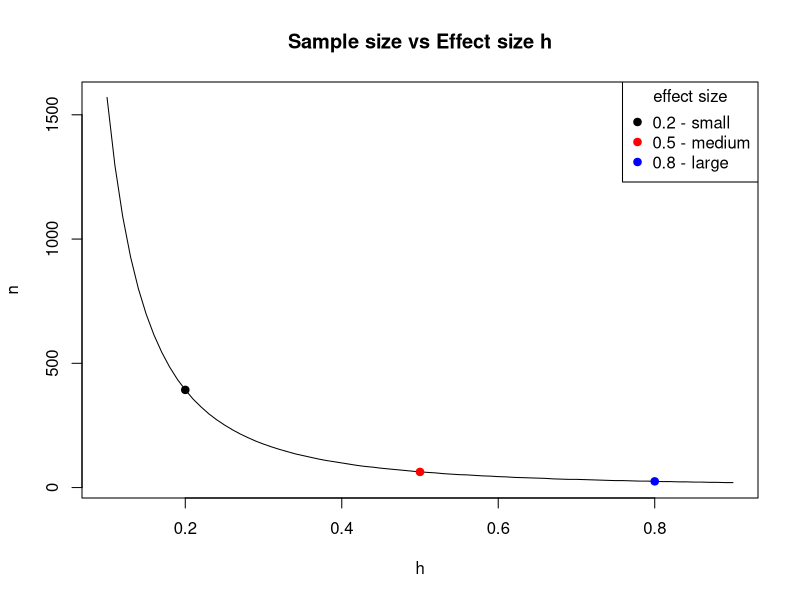
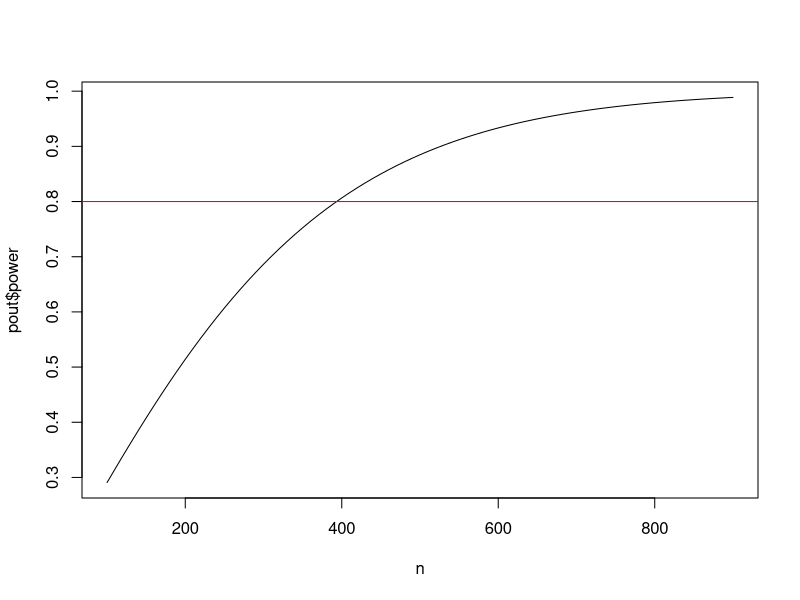
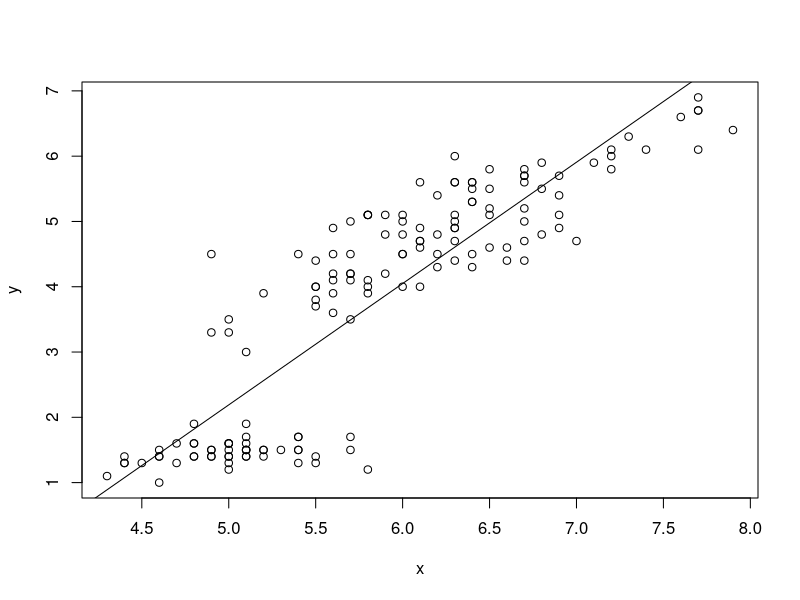
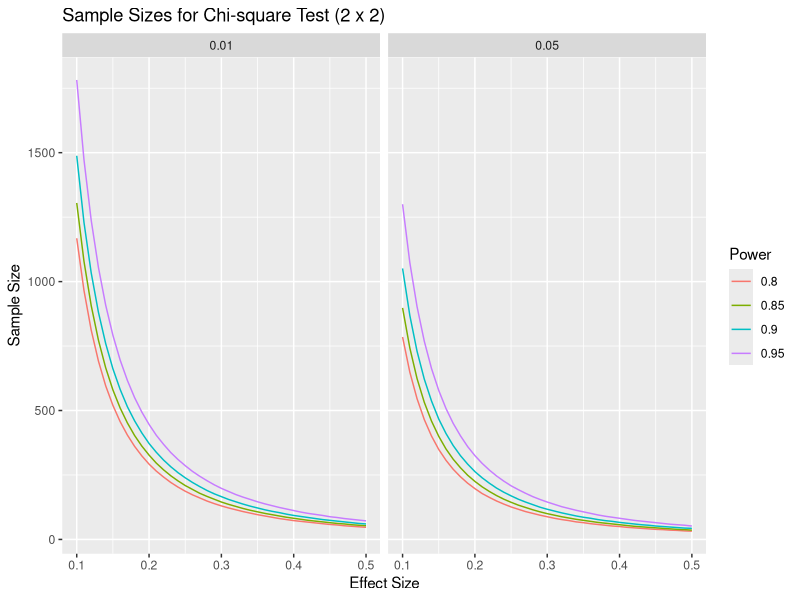

These charts were generated, in order, by the following R code:
# Clay Ford
# Power and Sample Size Analysis
# Spring 2016
# UVa StatLab

# Power and sample size calculations for various statistical tests using the
# "pwr" package and a few built-in R functions


# install.packages("pwr")
library(pwr)


# pwr.p.test --------------------------------------------------------------

# one-sample test for proportions  (ES=h) 

# When we want to test if a proportion is equal to some hypothesized value 
# versus a null value, such as random chance, or 0.5. Notice it requires an
# effect size expressed as "h". Use the ES.h() function for this.

# This applies to our name tag example. Say we think people place name tags on 
# the left side of their chest 65% percent of the time versus random chance
# (50%). What sample size do we need to show this assuming a significance level
# (Type I error) of 0.05 and a desired power of 0.80?

# The effect size is .65 - .50 = .15. But notice that .16 - .01 = .15 as well. 
# The absolute differences are equal but notice their ratios:

0.65/0.50
0.16/0.01

# A difference of 0.16 and 0.01 is more dramatic than 0.65 and 0.50. Because of 
# this the difference 0.65 vs. 0.50 requires a larger sample size. Hence the
# need to calculate an effect size that reflects this. Using ES.h()

ES.h(p1 = 0.65, p2 = 0.50)
ES.h(p1 = 0.16, p2 = 0.01) # larger effect size

# NOTE: the effect size is calculated using an arcsine transformation. Also, the
# "h" effect size ranges (practically) from about 0.05 to 2.7 in absolute value.

# In this particular statistical test, we want the p1 = alternative and p2 =
# Null: ES.h(p1 = 0.65, p2 = 0.50)

# How many people do I need to sample to reject the null of random chance (0.50)
# if the true proportion is 0.65, with 80% power and 0.05 significance?
h <- ES.h(p1 = 0.65, p2 = 0.50)
pwr.p.test(h = h, sig.level = 0.05, power = 0.80)

# About 85 people; always round up.

# The previous example assumed a two-sided test: Null = 0.5, Alt != 0.5. However
# our hypothesis is that the proportion is GREATER than 0.5, so we should modify
# our calculations to be one-sided. Our test is more powerful if we're willing
# to believe the alternative is "greater" than .50. Set alternative = "greater"
pwr.p.test(h = h, sig.level = 0.05, power = 0.80, alternative = "greater")

# Notice we need fewer people. 

# Say we think people place name tags on the left 75% percent of the time
# instead of 50%. What is the power of our test if we survey 30 people provided 
# we accept a significance level of 0.05? (Notice we can use the ES.h() function
# in pwr.p.test)
pwr.p.test(h = ES.h(p1 = 0.75, p2 = 0.50), n = 30, sig.level = 0.05)

# Again, notice the default is a "two.sided" test. This means we're simply
# testing that the alternative proportion is not 0.5. It could be lower or
# higher. Assuming "greater" increases the power:
pwr.p.test(h = ES.h(p1 = 0.75, p2 = 0.50), n = 30, sig.level = 0.05, 
           alternative = "greater")

# Equivalently we can think of one proportion being "less" than some value, say
# 0.25 versus random chance. Notice the effect is negative and resulting power is
# the same:
pwr.p.test(h = ES.h(p1 = 0.25, p2 = 0.50), n = 30, sig.level = 0.05, 
           alternative = "less")

# NOTE: Usually recommended to stick with the two-sided alternative.


# YOUR TURN!
# Say we think people place name tags on the left 70% percent of the time instead
# of 50%. What sample size do we need to show this assuming a significance level
# of 0.01, a desired power of 0.90, and a one-sided "greater" alternative?


# pwr.2p.test -------------------------------------------------------------

# two-sample test for proportions (ES=h) 

# We want to test if two proportions are equal. To use this function, we once 
# again need to calculate effect size using ES.h(). Or as we'll see, we can use
# the base R function, power.prop.test.

# EXAMPLE: Let's say I randomly sample male and female UVa undergrad students 
# and ask them if they consume alcohol at least once a week. My null hypothesis 
# is no difference in the proportion that answer yes. My alternative hypothesis 
# is that there is a difference. (two-sided; one gender has higher proportion, I
# don't know which.) I'd like to detect a difference as small as 5%. How many 
# students do I need to sample in each group if we want 80% power and a
# significance level of 0.05?

# Recall effect size depends on the two proportions we compare:
ES.h(p1 = 0.55, p2 = 0.50)
ES.h(p1 = 0.35, p2 = 0.30)
ES.h(p1 = 0.15, p2 = 0.10)

# 55% vs. 50%
pwr.2p.test(h = ES.h(p1 = 0.55, p2 = 0.50), sig.level = 0.05, power = .80)
# 35% vs. 30%
pwr.2p.test(h = ES.h(p1 = 0.35, p2 = 0.30), sig.level = 0.05, power = .80)
# 15% vs. 10%
pwr.2p.test(h = ES.h(p1 = 0.15, p2 = 0.10), sig.level = 0.05, power = .80)

# Sample size is per group. Always round sample size up.

# Base R has a function called power.prop.test that allows you to use the raw
# proportions in the function.
power.prop.test(p1 = 0.55, p2 = 0.50, sig.level = 0.05, power = .80)
power.prop.test(p1 = 0.35, p2 = 0.30, sig.level = 0.05, power = .80)
power.prop.test(p1 = 0.15, p2 = 0.10, sig.level = 0.05, power = .80)

# Notice the results are slightly different. It calculates effect size
# differently.

# If we don't have any preconceived estimates of proportions or don't feel
# comfortable making estimates, we can use a conventional effect size:
cohen.ES(test = "p", size = "small") # 0.2
cohen.ES(test = "p", size = "medium") # 0.5
cohen.ES(test = "p", size = "large") # 0.8


# Sample sizes for the conventional effects:
pwr.2p.test(h = 0.2, sig.level = 0.05, power = .80)
pwr.2p.test(h = 0.5, sig.level = 0.05, power = .80)
pwr.2p.test(h = 0.8, sig.level = 0.05, power = .80)

# Let's see how effect size affects sample size. The results of the pwr
# functions can be saved:
pout <- pwr.2p.test(h = 0.2, power = 0.80, sig.level = 0.05)
# Then various parts can be extracted:
str(pout)
pout$n
ceiling(pout$n) # round up

# We can also do this directly as follows:
ceiling(pwr.2p.test(h = 0.2, power = 0.80, sig.level = 0.05)$n)

# comparing effect size to sample size to help us get a feel for their
# relationship:

# generate a sequence of effect sizes
h <- seq(0.1, 0.9, 0.01)

# "apply" the pwr.p.test function to the effect sizes
n <- sapply(h, function(x)ceiling(pwr.2p.test(h = x, power = 0.80)$n))

# plot sample size vs. effect size
plot(h, n, type="l", main="Sample size vs Effect size h")

# add points representing "conventional" effect sizes
points(x = c(0.2,0.5,0.8), y = n[h %in% c(0.2,0.5,0.8)], 
       pch=19, cex=1, col=c("black","red","blue"))
legend("topright", legend = c("0.2 - small","0.5 - medium","0.8 - large"), 
       col = c("black","red","blue"), 
       pch = 19, title = "effect size")

# As we go below 0.2, the sample size takes off!

# What sample size do I need to detect effects of 0.2 and 0.1 with 80% power?
pwr.2p.test(h = 0.2, sig.level = 0.05, power = 0.8)
pwr.2p.test(h = 0.1, sig.level = 0.05, power = 0.8)

# YOUR TURN! Let's say we're only able to randomly sample 80 students (40 per 
# group). What's the power of our two-sided test test if we assume a small
# effect size of 0.2 and we set significance level to 0.05?



# pwr.2p2n.test -----------------------------------------------------------

# two-sample test for proportions, unequal sample sizes (ES=h) 

# This function allows us to calculate power when we have unequal sample sizes. 
# We can also use it to find a sample size for one group when we already know
# the size of the other. It has two "n" arguments: n1 and n2

# Let's return to our undergraduate survey of alcohol consumption. It turns out 
# we were able to survey 543 males and 675 females. What's the power of our
# test?

# I honestly have no idea if there would be a difference, or if there was, how
# big that difference would be. I also have no idea about what the proportions
# would be. In this case we could use a "conventional" effect size. (Small,
# Medium, or Large)

# Let's say we're interested in being able to detect a "small" effect size.

cohen.ES(test = "p", size = "small") # 0.2

# So instead of using ES.h() with guesses at p1 and p2, I can just use the
# effect size 0.2.
pwr.2p2n.test(h = 0.2, n1 = 543, n2 = 675, sig.level = 0.05)

# Let's say I previously surveyed 763 female undergraduates and found that p%
# said they consumed alcohol once a week. I'd like to survey some males and see
# if a significantly different proportion respond yes. How many do I need to
# sample to detect a small effect size in either direction with 80% power and a 
# significance level of 0.05?

pwr.2p2n.test(h = 0.2, n1 = 763, power = 0.8, sig.level = 0.05)
# or specify n2; it doesn't matter



# pwr.t.test --------------------------------------------------------------

# one sample and two sample t tests for means (ES=d) 

# The effect size d is simply the difference in population means divided by the 
# standard deviation of either population (since they are assumed equal). Now we
# have to make a guess at the standard deviation!

# There is no function for effect size d. We have to calculate this ourselves.

# d = mean1 - mean2 / sd

# The cohen.ES function can return small, medium and large d values, which are
# 0.2, 0.5 and 0.8:
cohen.ES(test = "t", size = "small")
cohen.ES(test = "t", size = "medium")
cohen.ES(test = "t", size = "large")

# Two-sample t test

# EXAMPLE: I'm interested to know if there is a difference in the mean price of 
# what male and female students pay at the library coffee shop. Let's say I 
# randomly observe 30 male and 30 female students check out from the coffee shop
# and note their total purchase price. How powerful is this experiment if I want
# to detect a "medium" effect in either direction?

pwr.t.test(n = 30, d = 0.5, sig.level = 0.05) # n is per group

# How many do I need to observe for a test with 80% power?
pwr.t.test(d = 0.5, power = 0.80, sig.level = 0.05)

# What about a large effect?
pwr.t.test(n = 30, d = 0.8, sig.level = 0.05) # n is per group
pwr.t.test(d = 0.8, power = 0.8, sig.level = 0.05) 


# The default alternative is "two.sided". That is, we're looking for an effect 
# in either direction. We can specify the alternative as "greater" than 0 or
# "less" than 0. 

# alternative: greater than 0 (positive effect)
# what sample size do I need for 80% power and a medium effect?
pwr.t.test(d = 0.5, power = 0.80, sig.level = 0.05, alternative = "greater")

# alternative: less than 0 (negative effect)
# need to make the effect negative
# what sample size do I need for 80% power?
pwr.t.test(d = -0.5, power = 0.80, sig.level = 0.05, alternative = "less")

# Same sample size in either case. Again, in practice, probably best to conduct
# two-sided tests.

# EXAMPLE: Let's say we want to be able to detect a difference of at least 75
# cents in the mean purchase price. How can we convert that to an effect size?
# First we need to make a guess at the population standard deviation. If we have
# absolutely no idea, one rule of thumb is to take the difference between the 
# maximum and minimum values and divide by 4 (or 6). Let's say max is 10 and min
# is 1. So our guess at a standard deviation is 9/4 = 2.25. Therefore d is

d <- 0.75/2.25 # 0.333
pwr.t.test(d = d, power = 0.80, sig.level = 0.05)

# An effect size of 0.333 requires 143 per group 
# An effect size of 0.2 requires 394 per group.


# If you don't like working with d, you can use the power.t.test function that 
# comes with base R. It allows you to specify "delta" (true difference in means)
# and "sd" (standard deviation):

power.t.test(delta = 0.75, sd = 2.25, sig.level = 0.05, power = 0.8)

# For any of the pwr functions we can provide multiple sample size values to get
# multiple power estimates. For example, let's see how power changes as we let n
# go from 100 to 500 by 100 using a "small" effect size of 0.2.

pwr.t.test(n = seq(100,500,100), d = 0.2, sig.level = 0.05)

# We can save this output and graph:
n <- seq(100,900,10)
pout <- pwr.t.test(n = n, d = 0.2, sig.level = 0.05)
plot(x = n, y = pout$power, type = "l")
abline(h = 0.8, col = "red")

# One-sample t-test

# To calculate power and sample size for one-sample t-test, I have to set the
# "type" argument to type = "one.sample"

# EXAMPLE: I think the average purchase price at the Library coffee shop is over
# $3 per student. My null is $3 or less; my alternative is greater than $3. If 
# the true average purchase price is $3.50, I would like to have 90% power to 
# declare my estimated average purchase price is greater than $3. How many 
# transactions do I need to observe assuming a significance level of 0.05? Let's
# say max purchase price is $10 and min is $1. So our guess at a standard
# deviation is 9/4 = 2.25. Therefore d is...

d <- 0.50/2.25
pwr.t.test(d = d, sig.level = 0.05, power = 0.90, alternative = "greater", 
           type = "one.sample")

# or with power.t.test:
power.t.test(delta = 0.50, sd = 2.25, power = 0.90, sig.level = 0.05, 
             alternative = "one.sided", type = "one.sample")

# Very important to remember type = "one.sample"

# What if I lower my significance level to 0.01?
pwr.t.test(d = d, sig.level = 0.01, power = 0.90, alternative = "greater", 
           type = "one.sample")

# Going to extremes...
pwr.t.test(d = d, sig.level = 0.001, power = 0.999, alternative = "greater", 
           type = "one.sample")

# Another type is "paired". A paired t-test is basically the same as a 
# one-sample t-test. Instead of one sample of individual observations, you have 
# one sample of pairs of observations, where you take the difference between 
# each pair to get a single sample of differences. These are commonly before and
# after measures on the same person.

# EXAMPLE: 24 high school boys are put on a ultraheavy rope-jumping program. 
# Does this increase their 40-yard dash time? We'll measure their 40 time before
# the program and after. We'll use a paired t-test to see if the difference in 
# times is greater than 0. Assume the standard deviation of the differences will
# be about 0.25. How powerful is the test to detect a difference of about 0.08
# with 0.05 significance?

pwr.t.test(n = 24, d = 0.08 / 0.25, 
           type = "paired", alternative = "greater")

# or 
power.t.test(n = 24, delta = 0.08, sd = 0.25, 
             type = "paired", alternative = "one.sided")

# WARNING: If working with "within person" standard deviation, you need to 
# multiply the standard deviation by sqrt(2) to get the standard deviation of 
# differences. For example, suppose you estimate the within person standard 
# deviation of the high school boys to be 0.15. To get the estimated standard
# deviation of differences we would use sqrt(2)*0.15
pwr.t.test(n = 24, d = 0.08 / (0.15 * sqrt(2)), 
           type = "paired", alternative = "greater")
# or
power.t.test(n = 24, delta = 0.08, sd = 0.15*sqrt(2), 
             type = "paired", alternative = "one.sided")

# YOUR TURN! How many boys would I need to sample to detect a difference of 0.08
# in either direction with 80% power and the usual 0.05 significance level,
# assuming the standard deviation of the differences will be about 0.25?



# pwr.t2n.test ------------------------------------------------------------

# two sample t test for means, unequal sample sizes (ES=d) 

# Find power for a t-test with 28 in one group and 35 in the other group and a
# medium effect size. (sig.level defaults to 0.05.)
pwr.t2n.test(n1 = 28, n2 = 35, d = 0.5)

# Find n1 sample size when other group has 35, desired power is 0.80, effect 
# size is 0.5 and significance level is 0.05:
pwr.t2n.test(n2 = 35, d = 0.5, power = 0.8)



# pwr.chisq.test ----------------------------------------------------------

# chi-squared tests (ES=w)

# There are two chi-square tests this function addresses:

# 1. goodness of fit test
# 2. contingency test, or test for association

# In a goodness of fit test, a single dimension of proportions is tested against
# a prespecified set of proportions which constitutes the null hypothesis. 
# Rejecting the null means we have sufficient evidence to conclude the data 
# don't appear to "fit" the prespecified set of proportions. If we were hoping 
# to show our data "fit" the prespecified set of proportions, then failure to
# reject the Null is a good thing.

# In a contingency test, or test of association, a table of counts classified by
# two variables is tested against the expected table of counts given the two 
# variables are independent. Rejecting the null means the data appear to be 
# associated in some way.

# The pwr.chisq.test function requires specification of effect size "w". The
# effect size "w" differs depending on the test. The pwr package provides two 
# functions to calculate both versions:

# ES.w1	- goodness of fit
# ES.w2	- test for association

# In essence, the effect size w measures the discrepancy between null and 
# alternative proportions over the cells in a table. These formulas are provided
# in Chapter 7 of Cohen (1988).

# ES.w1(P0, P1)
# P0 - First set of k probabilities (null hypothesis)
# P1 - Second set of k probabilities (alternative hypothesis)

# ES.w2(P)
# P	- A two-way probability table (alternative hypothesis)

# As we can see calculating an effect size takes a bit of work. If you like, you
# can go with small, medium or large: 0.10, 0.30, 0.50

cohen.ES(test = "chisq", size = "small")
cohen.ES(test = "chisq", size = "medium")
cohen.ES(test = "chisq", size = "large")

# Finally, the pwr.chisq.test requires specifying degrees of freedom (df).

# goodness of fit: df = number of cells - 1
# test of association: (Var1 number of categories - 1) * (Var2 number of categories - 1)

# Let's work some examples!

# Goodness of fit

# EXAMPLE: (From Cohen, example 7.1) A market researcher is seeking to determine
# preference among 4 package designs. He arranges to have a panel of 100 
# consumers rate their favorite package design. He wants to perform a chi-square
# goodness of fit test against the null of equal preference (25% for each
# design) with a significance level of 0.05. What's the power of the test if 3/8
# of the population actually prefers one of the designs and the remaining 5/8
# are split over the other 3 designs?

# To calculate effect size, we need to create vectors of null and alternative
# proportions:
null <- rep(0.25, 4)
alt <- c(3/8, rep((5/8)/3, 3))
# Now use them in the effect size function
ES.w1(null,alt)

# To calculate power, specify effect size, N, and degrees of freedom (4-1).
pwr.chisq.test(w=ES.w1(null,alt), N=100, df=(4-1), sig.level=0.05)

# How many subjects do we need to achieve 80% power?
pwr.chisq.test(w=ES.w1(null,alt), df=(4-1), power=0.8, sig.level = 0.05)

# If our alternative is correct then we need to survey at least 131 people to
# detect this with 80% power.

# test of association

# EXAMPLE: I want to see if there's an association between gender and flossing
# teeth among UVa students. I randomly sample 100 students (male and female) and
# ask whether or not they floss daily. I want to carry out a chi-square test of 
# association to determine if there's an association between these two 
# variables. As usual I set my significance level to 0.05. To determine effect 
# size I need to propose an alternative hypothesis, which in this case is a 
# table of proportions. I propose the following:

#   Floss No Floss
# M   0.1      0.4
# F   0.2      0.3

prob <- matrix(c(0.10,0.20,0.40,0.30), ncol=2, 
               dimnames = list(c("M","F"),c("Floss","No Floss")))
prob

# Even proportion of male and female, but I want to detect if at least 10% more
# females floss.

# Now use the matrix to calculate effect size:
ES.w2(prob)

# We also need degrees of freedom.
# DF = (2 - 1) * (2 - 1) = 1

# And calculate power:
pwr.chisq.test(w = ES.w2(prob), N = 100, df = 1, sig.level = 0.05)

# How many students should I survey if I wish to achieve 90% power?
pwr.chisq.test(w = ES.w2(prob), power = 0.9, df = 1, sig.level = 0.05)

# Even though I constructed the matrix to show females flossing more often, the 
# results apply regardless of the direction of the association we might find. 
# With 221 people sampled and an effect of 0.218 truly present in the 
# population, we have 90% power to reject the null of no association between
# gender and flossing.

# If you don't suspect association in either direction, or you don't feel like
# building a matrix in R, you can go with a conventional effect size.

cohen.ES(test = "chisq", size = "small")
pwr.chisq.test(w = 0.1, N = 100, df = 1, sig.level = 0.05)
pwr.chisq.test(w = 0.1, power = 0.9, df = 1, sig.level = 0.05)


# pwr.r.test --------------------------------------------------------------

# correlation test (ES=r) 

# The correlation test allows us to test whether there is any linear 
# relationship between two continuous variables. In other words, can we reject
# the null hypothesis of the correlation coefficient being 0. 

# Here's an example of what appears to be a somewhat linear relationship. (Note:
# The iris dataset comes with R.)
head(iris)
x <- iris$Sepal.Length
y <- iris$Petal.Length
plot(x,y)

# The correlation is high. Recall correlation ranges from -1 to 1.
cor(x,y)

# We can fit a straight line to the data using simple linear regression:
lm(y ~ x)
coef(lm(y ~ x)) # just view coefficients

# and draw the fitted line
abline(lm(y ~ x))

# the slope of the line is related to the correlation coefficient:
coef(lm(y ~ x))[2] # slope
# same as...
cor(x, y) * sd(y)/sd(x)

# So testing if the correlation is 0 is the same as testing if the slope in the
# simple linear regression is 0.

# The nice thing about correlation is that it's already unitless, so we don't
# require a formula to calculate effect size.

# For what it's worth, here are suggested small, medium and large effect sizes:
cohen.ES(test = "r", size = "small")
cohen.ES(test = "r", size = "medium")
cohen.ES(test = "r", size = "large")

# EXAMPLE: Let's say I'm a web developer and I want to conduct an experiment 
# with one of my sites. I want to randomly select a group of people, ranging in 
# age from 18 - 65, and time them how long it takes them to complete a task, say
# locate some piece of information. I suspect there may be a "small" positive 
# linear relationship between time it takes to complete the task and age. How 
# many subjects do I need to detect this positive (ie, r > 0) relationship with
# 80% power and the usual 0.05 significance level?

pwr.r.test(r = 0.1, sig.level = 0.05, power = 0.8, alternative = "greater")

# The "arctangh transformation" approximates the normal distribution, which is 
# used in the power and sample size calculations.

# The default is a two-sided test. We specify alternative = "greater" since we 
# believe there is small positive effect. That is, our null is correlation <= 0
# vs the alternative that correlation is > 0. 

# What if I just want to detect a small effect in either direction (positive or
# negative correlation)? Use the default settings of "two.sided"
pwr.r.test(r = 0.1, sig.level = 0.05, power = 0.8, alternative = "two.sided")

# And what if I hypothesize a negative effect (decreased time as age increases)?
# We need to make the effect size negative and specify alternative = "less"
pwr.r.test(r = -0.1, sig.level = 0.05, power = 0.8, alternative = "less")

# Of course the number of subjects is the same as alternative = "greater".

# YOUR TURN:
# What's the power of my test if I recruit 50 people and I hypothesize a medium
# positive effect?



# power.anova.test --------------------------------------------------------

# balanced one-way analysis of variance tests

# ANOVA, or Analysis of Variance, tests whether or not means differ between more
# than 2 groups. "One-way" means one explanatory variable. "Balanced" means we 
# have equal sample size in each group. The null hypothesis is that the means 
# are all equal.

# Let's start with the power.anova.test function that comes with base R. It's 
# easier to use than pwr.anova.test and does not require calculating an effect
# size.

# The power.anova.test function requires you to specify the number of groups, 
# the between group variance (between.var), and the within group variance
# (within.var), which we assume is the same for all groups.

# EXAMPLE: Let's say I'm a web developer and I'm interested in 3 web site 
# designs for a client. I'd like to know which design(s) help users find 
# information fastest, or which design requires the most time. I design an 
# experiment where I have 3 groups of randomly selected people use one of the 
# designs to find some piece of information and I record how long it takes. (All
# groups look for the same information.) How many people do I need in each group
# if I believe two of the designs will take 30 seconds and one will take 25
# seconds? Assume population standard deviation is 5 and that I desire power
# and significance levels of 0.8 and 0.05.

# The between group variance:
var(c(30, 30, 25))

# The within group variance (sd ^ 2):
5^2

power.anova.test(groups = 3, between.var = 8.3, within.var = 5^2, power = 0.8)


# The pwr.anova.test function requires you to provide an effect size. The effect
# size, f, for k groups is calculated as follows:

# f = sd_means / sd_populations

# Translation: standard deviation of the k means divided the common standard 
# deviation of the populations involved.

# Or just use conventional effect sizes: 0.1, 0.25, 0.4.

cohen.ES(test = "anov", size = "small")
cohen.ES(test = "anov", size = "medium")
cohen.ES(test = "anov", size = "large")

# Returning to example, How many people do I need in each group if I want to
# detect a medium effect with 80% power and a significance level of 0.05.
pwr.anova.test(k = 3, f = 0.25, sig.level = 0.05, power = 0.8)

# Or what's the power of my test to detect a medium effect if I get 50 for each
# group?
pwr.anova.test(k = 3, f = 0.25, sig.level = 0.05, n = 50)



# pwr.f2.test -------------------------------------------------------------

# test for the general linear model (ES=f2) 

# By "general linear model" we basically mean multiple regression. This is a 
# little tricky to use because not only do we have to supply an "effect size" 
# (f2), we also have to supply numerator (u) and denominator (v) degrees of 
# freedom instead of sample size. These last two refer to the F test that tests 
# whether all the model coefficients (except the intercept) are 0. We can also 
# think of this as a test that the proportion of variance explained by the model
# predictors is 0. 

# Example of F test using the stackloss data that comes with R. See ?stack.loss
head(stackloss)

# Regress stack.loss on the other 3 variables and view summary of results.
# Results of F test are last line in summary
summary(lm(stack.loss ~ ., data=stackloss))

# Multiple R-squared:  0.9136
# F-statistic:  59.9 on 3 and 17 DF,  p-value: 3.016e-09

# u = 3 (numerator DF)
# v = 17 (denominator DF)

# u is the number of coefficients you'll have in your model (again, minus the
# intercept).

# v is the number of error degrees of freedom. It equals n - u - 1. (17 = 21 - 3
# - 1) So if we want to determine sample size for a given power and effect size,
# we actually find v, which we then use to solve n = v + u + 1.


# The effect size is determined as follows:

# f2 = PV_s / PV_e

# where PV_s = proportion of variance explained by the predictors (signal) and
# PV_e = proportion of variance unexplained (error or noise)

# Another way to express this is 

# f2 = R-squared / (1 - R-squared)

# Where R-squared is the coefficient of determination, R^2. Also described as
# the "proportion of variance explained".

# To determine your effect size you hypothesize the proportion of variance your
# model explains, or the R-squared. For example, 0.45. This leads to an effect size of
0.45/(1 - 0.45) # ~0.81

# It should be noted we can reverse this. Given an effect size, we can determine
# R-squared as ES / (1 + ES)
0.81/(1 + 0.81) # ~0.45

# Again we have suggested small, medium and large effect sizes:

cohen.ES(test = "f2", size = "small") # 0.02
# R-squared:
0.02/(1 + 0.02) # 0.019

cohen.ES(test = "f2", size = "medium") # 0.15
# R-squared:
0.15/(1 + 0.15) # 0.130

cohen.ES(test = "f2", size = "large") # 0.35
# R-squared:
0.35/(1 + 0.35) # 0.259

# Obviously these are debatable! What's conventional in the behavioral and
# social sciences may not be in other fields.

# EXAMPLE: Let's say I'm hired to survey a company's workforce about job 
# satisfaction. I ask employees to rate their satisfaction on a scale from 1 
# (hating life) to 10 (loving life). I know there will be variability in the 
# answers, but I think two variables that will explain this variability are 
# salary and gender. In fact I think it will explain at least 30% (R^2 = .30) of
# the variance. How powerful is my "experiment" if I randomly recruit 40
# employees and accept a 0.05 significance level?

# Two predictors, so u = 2
# 40 subjects, so v = 40 - 2 - 1 = 37
# R^2 = .30, so effect size f2 = 0.3/(1 - 0.3)

pwr.f2.test(u = 2, v = 37, f2 = 0.3/(1 - 0.3), sig.level = 0.05)

# How many employees do I need to survey if I want to be able to detect at least
# 30% explained variance (R^2 = .30) with 80% power and the usual 0.05
# significance level? We have to find v and then derive n.

pwr.f2.test(u = 2, f2 = 0.3/(1 - 0.3), sig.level = 0.05, power = 0.8)
# now find n, which is n = v + u + 1
23 + 2 + 1 # 26

# It's important to note that the alternative hypothesis here is that at least 
# one of the coefficients in my model is not 0. This doesn't mean we need at 
# least 26 subjects to have all coefficients significant. It just means 26 
# subjects gives us 80% chance of correctly detecting the effect of at least one
# of our predictors, provided one or more truly affect our response.

# Continuing with previous example, it would be of interest if having your own 
# office accounted for at least 5% beyond the variance explained by the model 
# with salary and gender. We could think of this as a 0/1 indicator in the model
# that takes the value 1 if an employee has his/her own office, and 0 otherwise.

# Call the office indicator variable set "B" and the others variable set 
# "A". We'd like to know the power of this regression for detecting the 
# contribution of B to the model with A. This is sometimes called a Partial F 
# test. We test if a set of predictors explain variance above and beyond a
# second set of predictors. The null is no contribution.

# The effect size for this test:
  
# f2 = (R^2_AB - R^2_A) / (1 - R^2_AB)

# R^2_AB is percent variance explained by variable sets A and B. R^2_A is 
# percent variance explained by variable set A.

# In this case, f2 = (0.35 - 0.30)/(1 - 0.35)
  
# How many employees would we need to survey to identify the office contribution
# to variance explained with 90% power and a signficance level of 0.05?

# u = number of variables in set "A"
# v = n - number of variables in sets "A" and "B" - 1

pwr.f2.test(u = 2, f2 = (0.35 - 0.30) /(1 - 0.35), sig.level = 0.05, power = 0.9)

# To calculate sample size:
# n = ceiling(v) + number of variables in A & B + 1
165 + 3 + 1 # 169


# time permitting material ------------------------------------------------

# sample size curves

# Sample size curves can be a useful visual aid in helping understand the 
# relationship between effect size, power, sample size and significance level.
# Let's make some for a chi-square test of association for a 2 x 2 table.

# generate a sequence of effect sizes and power values
es <- seq(0.1,0.5,0.01)
pow <- c(0.8, 0.85, 0.9, 0.95)

# combine these values into a data frame
vals <- expand.grid(es=es,pow=pow)

# create a function to calculate sample size and extract
getN <- function(es,pow,sl=0.05){
  ceiling(pwr.chisq.test(w = es, df = 1, power = pow, sig.level = sl)$N)
}

# "apply" the function to the es and pow columns of the vals data frame
vals$n <- mapply(getN, vals$es, vals$pow)
# add a column to indicate significance level
vals$sl <- 0.05

# create temporary copy of vals to do the same for 0.01 significance level
tmp <- vals
tmp$n <- mapply(getN, vals$es, vals$pow, 0.01)
tmp$sl <- 0.01

# combine tmp and vals into vals
vals <- rbind(vals, tmp); rm(tmp)

# set "pow" as factor to aid in plotting
vals$pow <- factor(vals$pow)

# create sample size curves faceted by significance level
library(ggplot2)
ggplot(vals, aes(es, n, color=pow, group=pow)) + geom_line() +
  facet_wrap(~ sl) +
  labs(x="Effect Size", y="Sample Size", title="Sample Sizes for Chi-square Test (2 x 2)") +
  scale_color_discrete("Power") 


# END WORKSHOP SCRIPT
